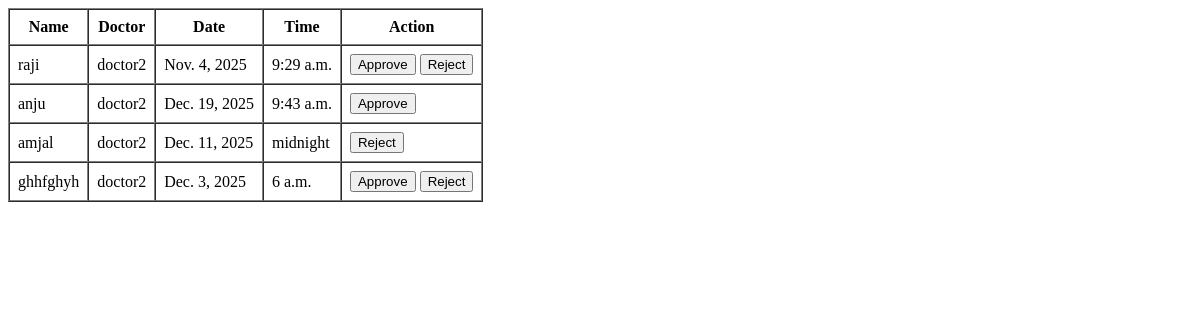
Before: /accept_reject_appoinment (signed in) with the older database file.
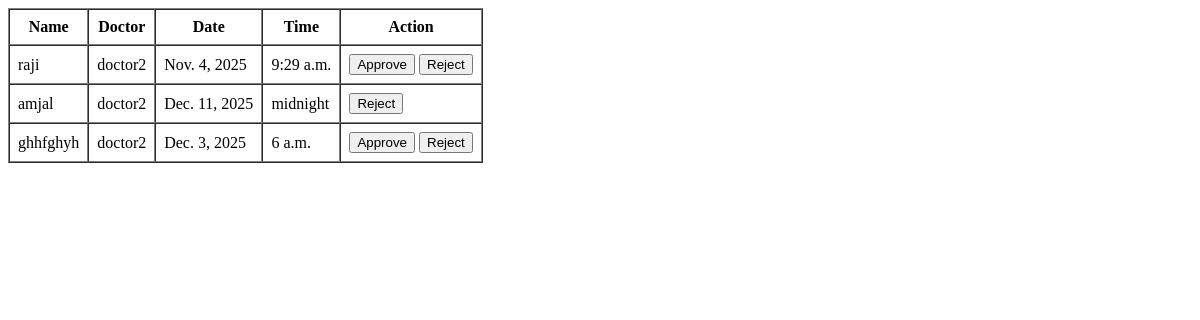
After: the same page with the newer database file.
### BrainTumorDetectionApp/models.py (models this page shows)
class AppoinmentTable(models.Model):
    PATIENT=models.ForeignKey(PatientTable, on_delete=models.CASCADE)
    DOCTOR=models.ForeignKey(DoctorTable, on_delete=models.CASCADE)
    Date=models.DateField(null=True, blank=True)
    time = models.TimeField(null=True, blank=True)
    Status=models.CharField(max_length=100, null=True, blank=True)
    create_date=models.TimeField(auto_now_add=True, null=True, blank=True)

class PatientTable(models.Model):
    LOGIN = models.ForeignKey(LoginTable, on_delete=models.CASCADE)
    Name=models.CharField(max_length=30, null=True, blank=True)
    Age=models.IntegerField(null=True, blank=True)
    Gender=models.CharField(max_length=30, null=True, blank=True)
    PhNumber=models.BigIntegerField( null=True, blank=True)
    Email=models.CharField(max_length=30, null=True, blank=True)
    Address=models.CharField(max_length=100, null=True, blank=True)

class DoctorTable(models.Model):
    LOGIN = models.ForeignKey(LoginTable, on_delete=models.CASCADE)
    Name=models.CharField(max_length=30, null=True, blank=True)
    PhNumber=models.BigIntegerField( null=True, blank=True)
    Address=models.CharField(max_length=100, null=True, blank=True)
    Specialization=models.CharField(max_length=30, null=True, blank=True)
    HospitalName=models.CharField(max_length=30, null=True, blank=True)
    Email=models.CharField(max_length=30, null=True, blank=True)

### BrainTumorDetectionApp/views.py (the view)
# urls.py: path('accept_reject_appoinment', acceptrejectappoinmentPage.as_view(), name="aaccept_reject_appoinment"),
class acceptrejectappoinmentPage(View):
    def get(self, request):
        obj = AppoinmentTable.objects.filter(DOCTOR__LOGIN__id=     request.session['user_id'] )
        return render(request, "doctor/accept_reject_appoinment.html", {'val': obj} )

### templates/doctor/accept_reject_appoinment.html (shortened to what this page needs)
<!DOCTYPE html>
<html lang="en">
<head>
</head>
<body>
    <table border="1" cellpadding="8" cellspacing="0">
        <tr>
            <th>Name</th>
            <th>Doctor</th>
            <th>Date</th>
            <th>Time</th>
            <th>Action</th>
        </tr>
        {% for i in val %}
        <tr>
            <td>{{ i.PATIENT.Name }}</td>
            <td>{{ i.DOCTOR.Name }}</td>
            <td>{{ i.Date }}</td>
            <td>{{ i.time }}</td>
            <td>
                {% if i.Status == "accepted" %}
                <button onclick="return window.location='/rejected/{{i.id}}'">Reject</button>
                {% elif i.Status == "rejected" %}
                <button onclick="return window.location='/accepted/{{i.id}}'">Approve</button>
{% else %}
                <button onclick="return window.location='/accepted/{{i.id}}'">Approve</button>
                <button onclick="return window.location='/rejected/{{i.id}}'">Reject</button>
                {% endif %}
            </td>
        </tr>
        {% endfor %}
    </table>
</body>
</html>

Changed rows visible on the page:
removed AppoinmentTable: PATIENT.Name "anju", DOCTOR.Name "doctor2", Date "Dec. 19, 2025", time "9:43 a.m."
